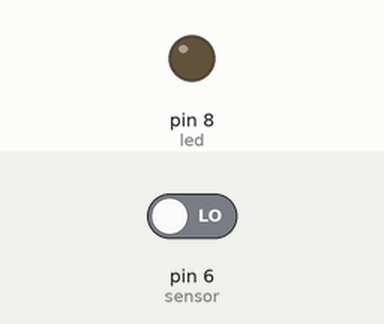
A sketch run on a simulated Arduino Uno, built with avr-gcc and run on an emulated ATmega328P. Shown: output pins drawn as LEDs (lit = HIGH). The inputs (shaded band) are chosen by the test bench; at power-on: pin 6 (sensor) LOW.

Above: at 1.2 s.
1.3 s: pin 6 (sensor) driven HIGH
At 2.1 s:
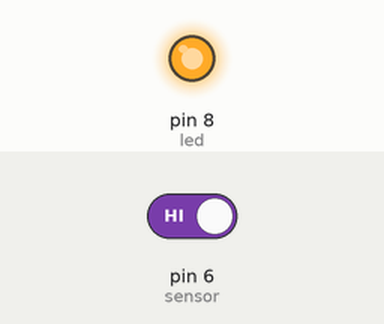
2.8 s: pin 6 (sensor) driven LOW
At 3.2 s:
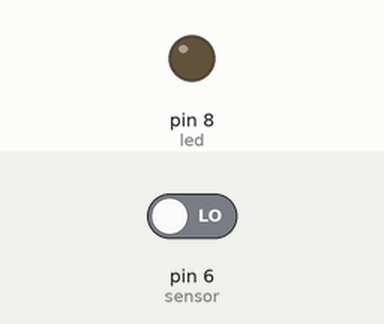
Timing chart, 0 to 5.8 s (numbered marks = the images above; inputs shaded):
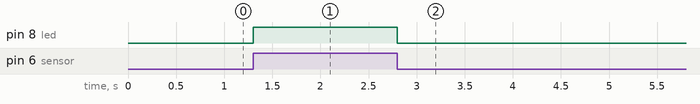

The sketch:

sketch_dec31a.ino
```cpp
int sensor = 6;
int led = 8;

void setup()
{
  pinMode (sensor, INPUT);
  pinMode (led, OUTPUT);
}

void loop()
{
  int value = digitalRead (sensor);

  if (value == 1)
  {
    digitalWrite(led, HIGH);
  }

  else
  {
    digitalWrite(led, LOW);
  }

}
```

Measured:
- after the input at 1.3 s, pin 8 (led): LOW → HIGH at once
- after the input at 2.8 s, pin 8 (led): HIGH → LOW at once
